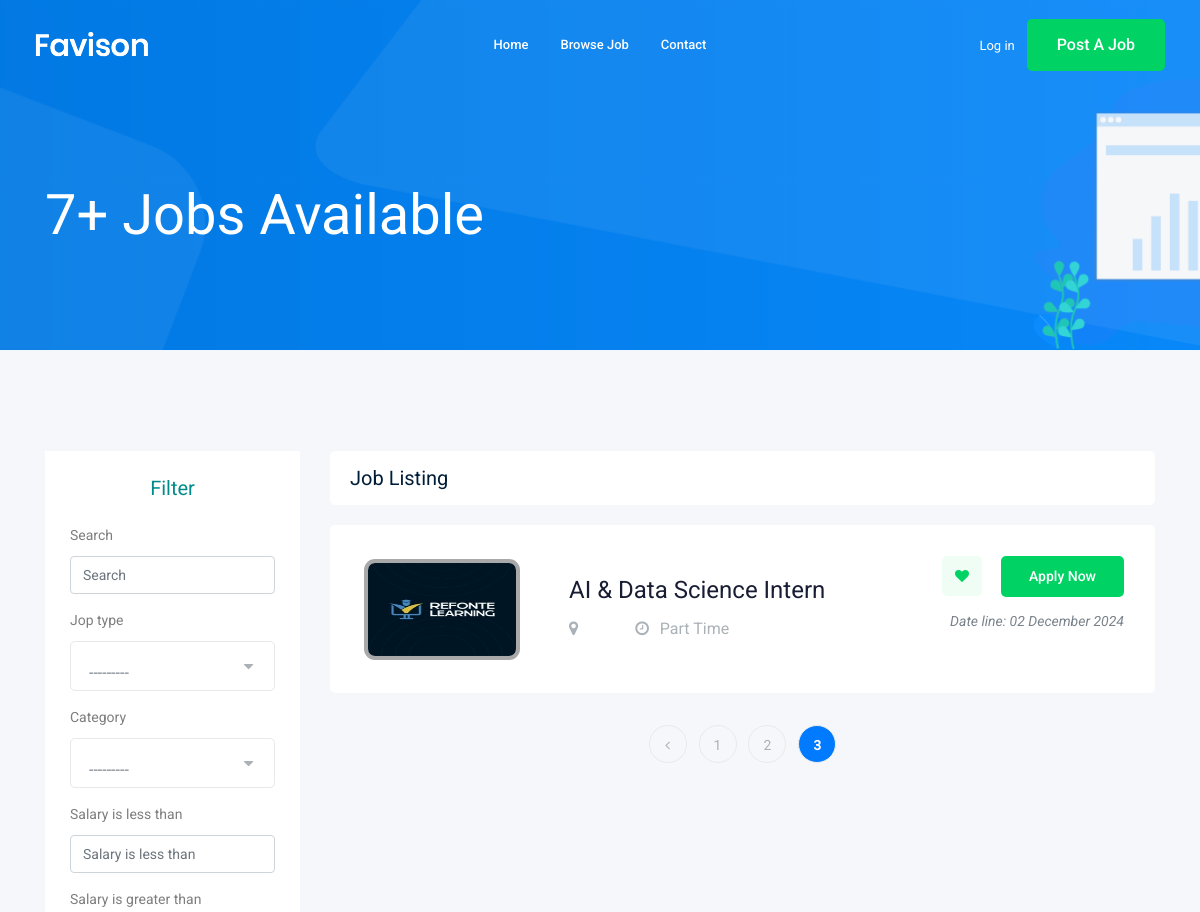
The app's page /?page=3 (upper part), older data.
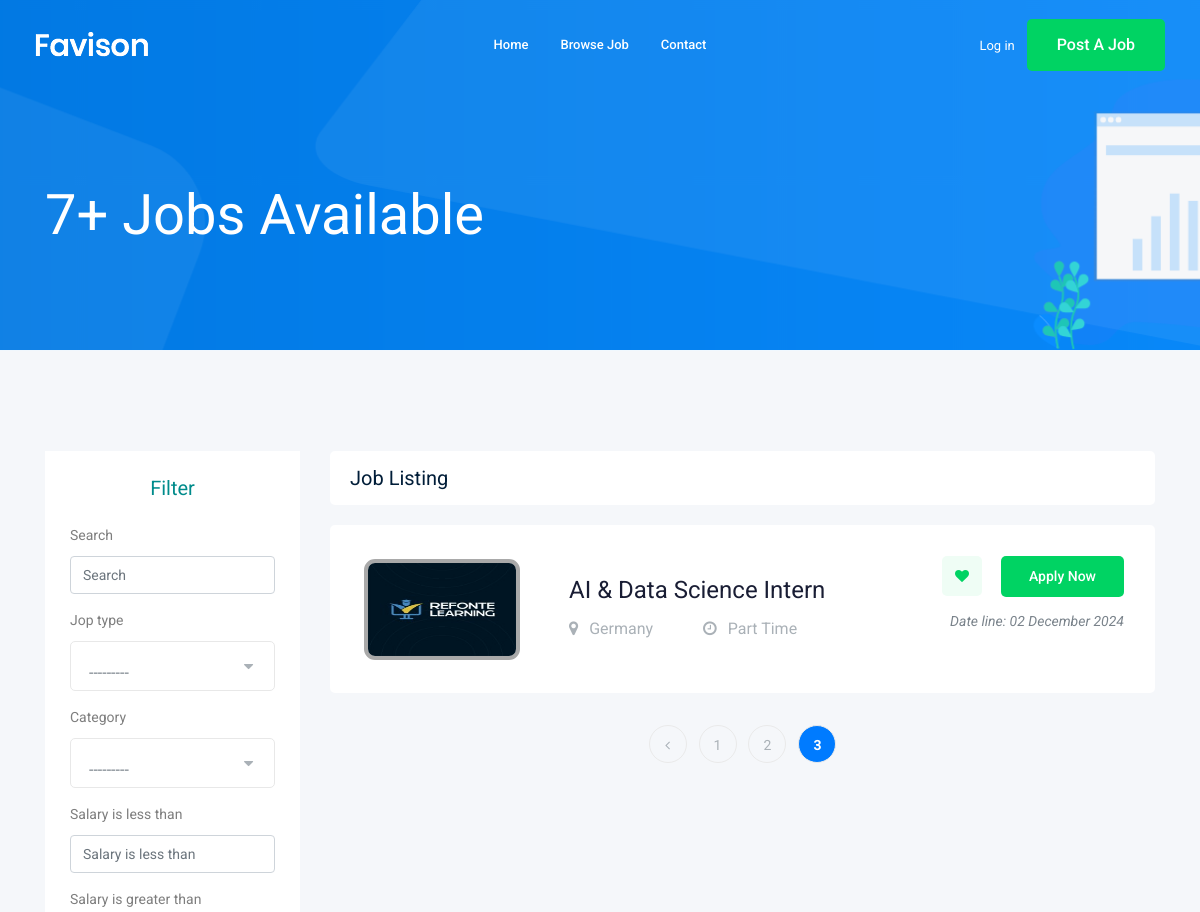
The same page, newer data.
### job/models.py (models this page shows, shortened)
class Job(models.Model):  # table
    owner = models.ForeignKey(User, related_name='owner_job',on_delete=models.CASCADE)
    title = models.CharField(max_length=104)  # column
    jop_type = models.CharField(max_length=104, choices=JOP_TYPE)
    description = models.TextField(max_length=1000)
    Published_at = models.DateTimeField(auto_now=True)
    vacancy = models.IntegerField(default=1)
    experience = models.IntegerField(default=0)
    salary = models.DecimalField(max_digits=6, decimal_places=2, default=100.00)
    category = models.ForeignKey('Category', on_delete=models.CASCADE)
    image = models.ImageField(upload_to=img_upload)
    slug = models.SlugField(unique=True,blank=True, null=True)
    location = models.ForeignKey('Location', on_delete=models.CASCADE)
    def __str__(self):
        return self.title

class Location(models.Model):
    name = models.CharField(max_length=50)
    def __str__(self):
        return self.name

### job/views.py (the view)
# urls.py: path('', views.jobs,name='job_list'),
def jobs(request):
    jobs = Job.objects.all()
    jobfilter = JobFilter(request.GET, queryset=jobs)
    jobs = jobfilter.qs
    paginator = Paginator(jobs, 3)  # Show 3 contacts per page.
    page_number = request.GET.get("page")
    page_obj = paginator.get_page(page_number)
    context = {'jobs': page_obj, 'j': jobs, "filter": jobfilter}
    return render(request, "job/jobs.html", context)

### job/models.py (called while the page is built)
    def __str__(self):
        return self.name

### job/templates/job/jobs.html (shortened to what the changed rows need)
{% extends 'base.html' %}
{% load bootstrap4 %}
{% block body %}
    <div class="job_listing_area plus_padding">
        <div class="container">
            <div class="row">
                <div class="col-lg-9">
                    <div class="job_lists m-0">
                        <div class="row">
                            {% for job in jobs %}
                                <div class="col-lg-12 col-md-12">
                                    <div class="single_jobs white-bg d-flex justify-content-between">
                                        <div class="jobs_left d-flex align-items-center">
                                            <div class="thumb" style="float: left;
                                            width: 175px;
                                            height: 106px;
                                            -webkit-border-radius: 5px;
                                            -moz-border-radius: 5px;
                                            border-radius: 13px;
                                            padding: 0px;
                                            background: white;
                                            margin-right: 33px;
                                            border: 3px solid white;">
                                                <a href="{% url 'jobs:job_details' job.slug %}">
                                                    <img src="{{ job.image.url }}" alt=""
                                                         style="vertical-align: middle;width: 156px;height: 101px;
                                                             border: darkgrey 4px solid;border-radius: 11px">
                                                </a>
                                            </div>
                                            <div class="jobs_conetent">
                                                <a href="{% url 'jobs:job_details' job.slug %}"><h4>{{ job }}</h4>
                                                </a>
                                                <div class="links_locat d-flex align-items-center">
                                                    <div class="location">
                                                        <p><i class="fa fa-map-marker"></i> {{ job.location }}</p>
                                                    </div>
                                                    <div class="location">
                                                        <p><i class="fa fa-clock-o"></i> {{ job.jop_type }}</p>
                                                    </div>
                                                </div>
                                            </div>
                                        </div>
                                        <div class="jobs_right">
                                            <div class="apply_now">
                                                <a class="heart_mark" href="#"> <i class="fa fa-heart"></i> </a>
                                                <a href="{% url 'jobs:job_details' job.slug %}" class="boxed-btn3">Apply
                                                    Now</a>
                                            </div>
                                            <div class="date">
                                                <p>Date line: {{ job.Published_at|date:'d F Y' }}</p>
                                            </div>
                                        </div>
                                    </div>
                                </div>
                            {% endfor %}
                        </div>
                    </div>
                </div>
            </div>
        </div>
    </div>
{% endblock body %}

Row changes from the older to the newer data that the page shows:
changed Job "AI & Data Science Intern": location (not shown) → "Germany"
